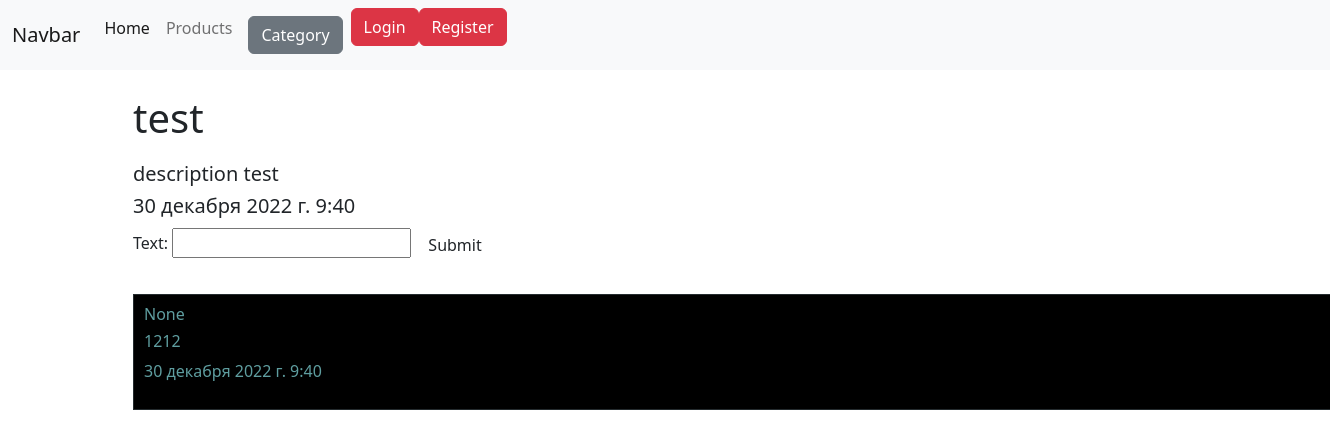
/products/13/, run on an earlier commit of the app's database.
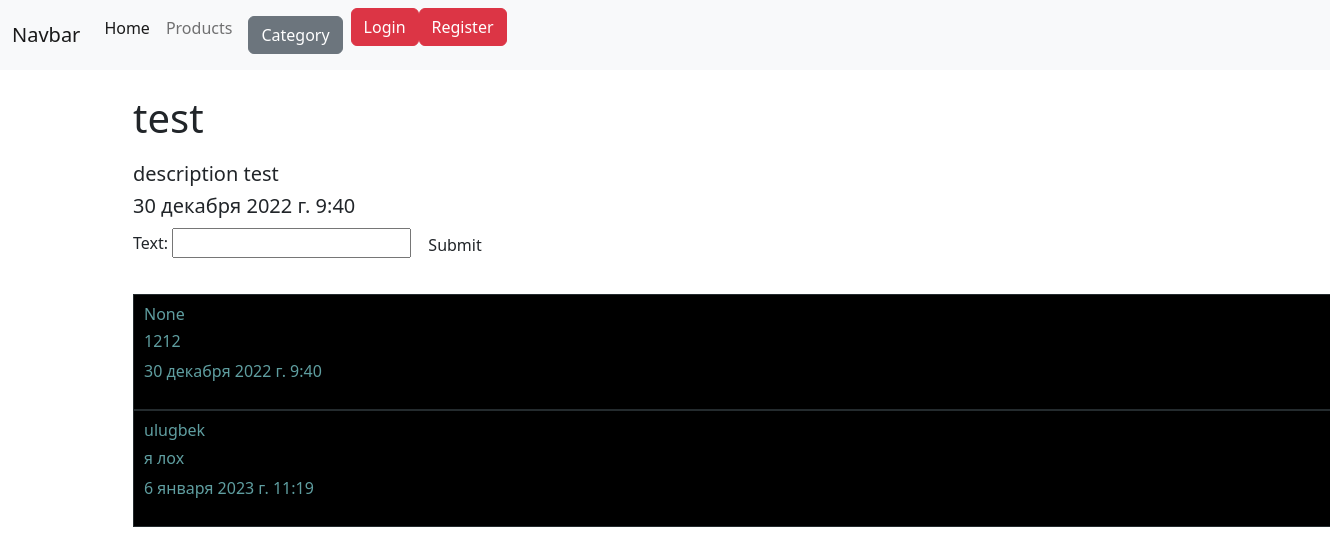
And on a later commit of the database.
### products/models.py (models this page shows)
class Review(models.Model):
    author = models.ForeignKey(User, on_delete=models.CASCADE, null=True)
    product = models.ForeignKey(Products, on_delete=models.CASCADE, null=True, related_name='review')
    text = models.TextField()
    created_date = models.DateTimeField(auto_now=True)

### products/views.py (the view, shortened to what this page needs)
# urls.py: path('products/<int:pk>/',ProductsDetailCBV.as_view()),
class ProductsDetailCBV(DetailView, CreateView):
    template_name = 'products/detail.html'
    def get(self, request, pk=None, **kwargs):
        product = Products.objects.get(pk=pk)
        data = {
            'product': product,
            'review': product.review.all(),
            'categories': product.category.all(),
            'form': ReviewCreateForm,
            'user': None if request.user.is_anonymous else request.user
        }
        return render(request, 'products/detail.html', context=data)

### templates/products/detail.html (shortened to what this page needs)
{% extends 'layouts/index.html' %}
{% block content %}
    <div class="product">
        <h1>{{ product.title }}</h1>
        <h5>{{ product.description }}</h5>
        <div class="dates">
            <h5>{{ product.created_date }}</h5>
        </div>
        <form action="/products/{{ product.id }}/" method="post">
            {{ form }}
            <input type="submit" class="btn">
        </form>
        <div class="review">
            {% for review in review %}
                <div class="review_block">
                    <h6>{{ review.author }}</h6>
                    <h6>{{ review.text }}</h6>
                    <p>{{ review.created_date }}</p>
                </div>
            {% endfor %}
        </div>
    </div>
{% endblock %}

What changed in the data, as far as the page shows it:
added Review: author "ulugbek", text "я лох", created_date "6 января 2023 г. 11:19"
